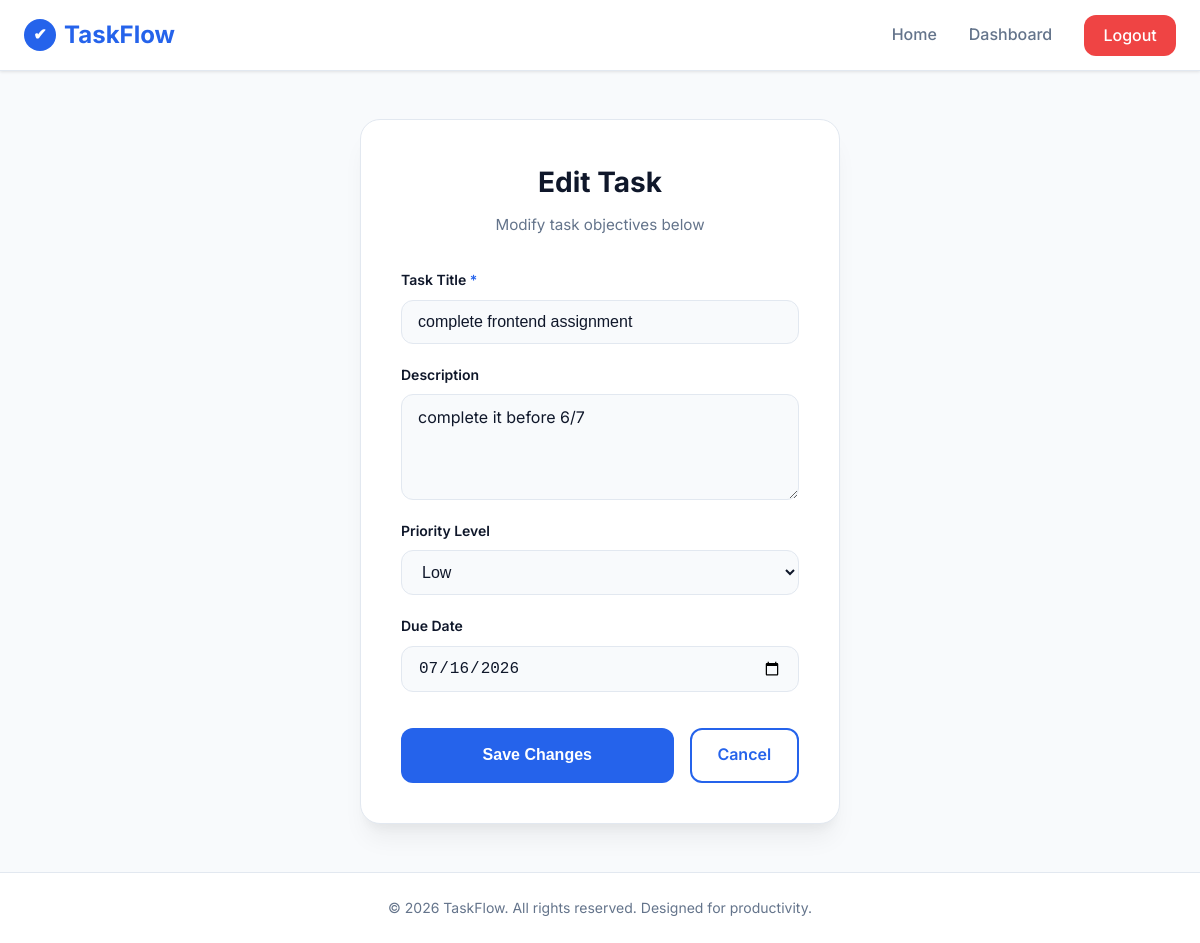
The app's page /edit-task/1 (signed in) with its own data.
### tables this page shows
CREATE TABLE tasks (
            id INTEGER PRIMARY KEY AUTOINCREMENT,        -- Unique ID for each task
            title TEXT NOT NULL,                         -- Title of the task (cannot be blank)
            description TEXT,                            -- Brief details about the task
            priority TEXT NOT NULL,                      -- Priority level: 'Low', 'Medium', or 'High'
            due_date TEXT,                               -- Due date formatted as YYYY-MM-DD
            status TEXT DEFAULT 'Pending',               -- Status: 'Pending' or 'Completed'
            user_id INTEGER,                             -- Foreign key referencing the users table
            FOREIGN KEY (user_id) REFERENCES users(id)   -- Restricts user_id to valid IDs in users
        );

### app.py (the view, shortened to what this page needs)
@app.route('/edit-task/<int:id>', methods=['GET', 'POST'])
def edit_task(id):
    if 'user_id' not in session:
        flash('Please login to edit tasks.', 'error')
        return redirect(url_for('login'))
    db = get_db()
    task = db.execute('SELECT * FROM tasks WHERE id = ?', (id,)).fetchone()
    if not task:
        flash('Task not found.', 'error')
        return redirect(url_for('dashboard'))
    if task['user_id'] != session['user_id']:
        flash('Access Denied: You cannot modify another user\'s tasks!', 'error')
        return redirect(url_for('dashboard'))
    return render_template('edit_task.html', task=task)

### app.py (called while the page is built)
def get_db():
    db = getattr(g, '_database', None)
    if db is None:
        db = g._database = sqlite3.connect(DATABASE)
        db.row_factory = sqlite3.Row
    return db

### templates/edit_task.html (shortened to what this page needs)
{% extends "base.html" %}
{% block content %}
<div class="form-container-wrapper">
    <div class="form-card">
        <h2 class="form-title">Edit Task</h2>
        <p class="form-subtitle">Modify task objectives below</p>
        <form action="{{ url_for('edit_task', id=task.id) }}" method="POST" class="form-group-wrapper">
            <div class="form-field">
                <label for="title" class="form-label">Task Title <span style="color: var(--primary-color);">*</span></label>
                <input
                    type="text"
                    id="title"
                    name="title"
                    value="{{ task.title }}"
                    required
                    class="form-input"
                >
            </div>
            <div class="form-field">
                <label for="description" class="form-label">Description</label>
                <textarea
                    id="description"
                    name="description"
                    rows="4"
                    class="form-input"
                    style="resize: vertical; font-family: inherit;"
                >{{ task.description }}</textarea>
            </div>
            <div class="form-field">
                <label for="priority" class="form-label">Priority Level</label>
                <select id="priority" name="priority" class="form-input">
                    <option value="Low" {% if task.priority == 'Low' %}selected{% endif %}>Low</option>
                </select>
            </div>
            <div class="form-field">
                <label for="dueDate" class="form-label">Due Date</label>
                <input
                    type="date"
                    id="dueDate"
                    name="dueDate"
                    value="{{ task.due_date }}"
                    class="form-input"
                >
            </div>
            <div style="display: flex; gap: 1rem; margin-top: 1rem;">
                <button type="submit" class="btn btn-primary btn-block" style="flex: 2;">Save Changes</button>
                <a href="{{ url_for('dashboard') }}" class="btn btn-secondary" style="flex: 1; padding: 0.8rem 0;">Cancel</a>
            </div>
        </form>
    </div>
</div>
{% endblock %}

### static/css/style.css (style rules this page uses)
:root { --primary-color: #2563eb; --primary-hover: #1d4ed8; --primary-light: #eff6ff; --text-main: #0f172a; --text-muted: #64748b; --bg-main: #f8fafc; --bg-card: #ffffff; --border-color: #e2e8f0; --max-width: 1200px; --radius-sm: 6px; --radius-md: 12px; --radius-lg: 20px; --transition-fast: 0.2s ease; --transition-normal: 0.3s ease; --shadow-sm: 0 1px 3px rgba(0, 0, 0, 0.1); --shadow-md: 0 4px 6px -1px rgba(0, 0, 0, 0.05), 0 2px 4px -1px rgba(0, 0, 0, 0.03); --shadow-lg: 0 20px 25px -5px rgba(0, 0, 0, 0.05), 0 10px 10px -5px rgba(0, 0, 0, 0.04); }
* { margin: 0; padding: 0; box-sizing: border-box; }
body { font-family: 'Inter', -apple-system, BlinkMacSystemFont, "Segoe UI", Roboto, sans-serif; background-color: var(--bg-main); color: var(--text-main); line-height: 1.6; display: flex; flex-direction: column; min-height: 100vh; }
a { text-decoration: none; color: inherit; transition: color var(--transition-fast); }
.btn { display: inline-flex; align-items: center; justify-content: center; padding: 0.8rem 1.8rem; font-size: 1rem; font-weight: 600; border-radius: var(--radius-md); border: 2px solid transparent; cursor: pointer; transition: all var(--transition-normal); }
.btn-primary { background-color: var(--primary-color); color: var(--bg-card); }
.btn-secondary { background-color: transparent; border-color: var(--primary-color); color: var(--primary-color); }
.btn-block { display: flex; width: 100%; }
.form-container-wrapper { width: 100%; display: flex; justify-content: center; align-items: center; }
.form-card { background-color: var(--bg-card); border: 1px solid var(--border-color); border-radius: var(--radius-lg); padding: 2.5rem; width: 100%; max-width: 480px; box-shadow: var(--shadow-lg); transition: transform var(--transition-normal); }
.form-title { font-size: 1.75rem; font-weight: 700; text-align: center; margin-bottom: 0.5rem; color: var(--text-main); }
.form-subtitle { color: var(--text-muted); font-size: 0.95rem; text-align: center; margin-bottom: 2rem; }
.form-group-wrapper { display: flex; flex-direction: column; gap: 1.25rem; }
.form-field { display: flex; flex-direction: column; gap: 0.5rem; }
.form-label { font-size: 0.875rem; font-weight: 600; color: var(--text-main); }
.form-input { width: 100%; padding: 0.75rem 1rem; font-size: 1rem; border: 1px solid var(--border-color); border-radius: var(--radius-md); background-color: var(--bg-main); color: var(--text-main); outline: none; transition: border-color var(--transition-fast), background-color var(--transition-fast), box-shadow var(--transition-fast); }
.form-input::placeholder { color: #94a3b8; }

### records on screen
tasks: title "complete frontend assignment", description "complete it before 6/7", priority "Low", dueDate "07/16/2026"
